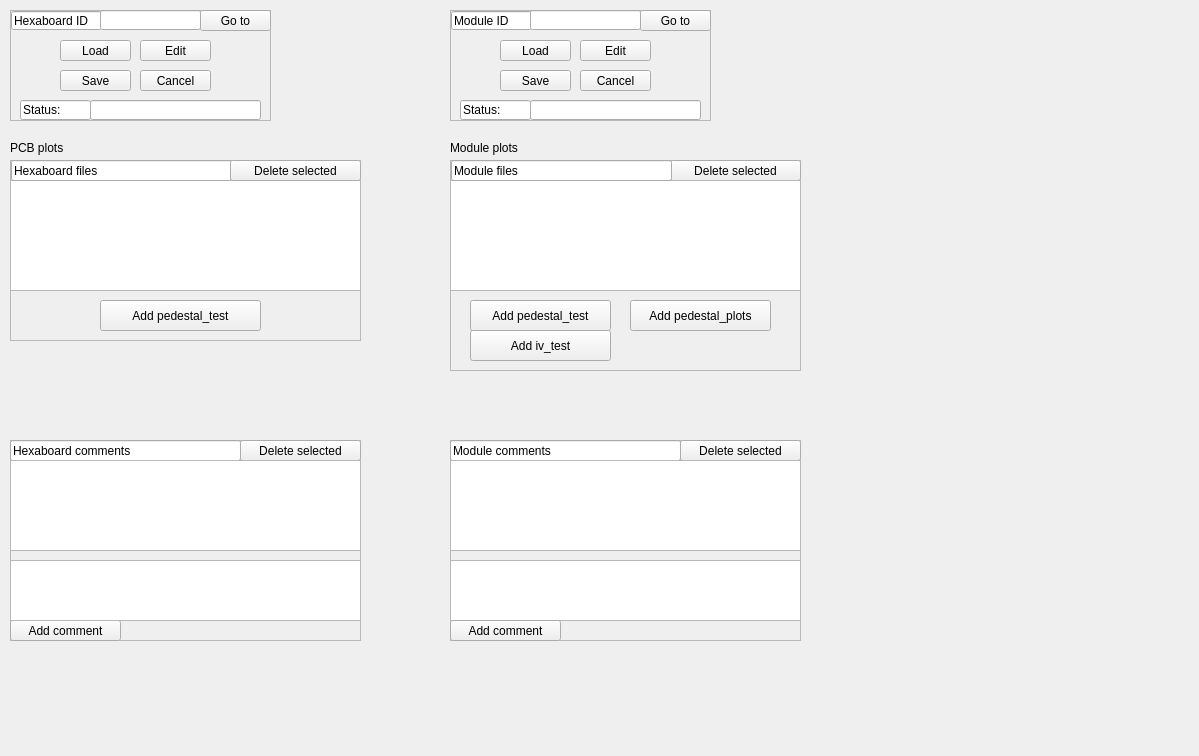
<?xml version="1.0" encoding="UTF-8"?>
<ui version="4.0">
 <class>Form</class>
 <widget class="QWidget" name="Form">
  <property name="geometry">
   <rect>
    <x>0</x>
    <y>0</y>
    <width>1199</width>
    <height>756</height>
   </rect>
  </property>
  <property name="windowTitle">
   <string>Form</string>
  </property>
  <widget class="QLabel" name="label_7">
   <property name="enabled">
    <bool>true</bool>
   </property>
   <property name="geometry">
    <rect>
     <x>10</x>
     <y>140</y>
     <width>241</width>
     <height>16</height>
    </rect>
   </property>
   <property name="text">
    <string>PCB plots</string>
   </property>
  </widget>
  <widget class="QLabel" name="label_8">
   <property name="enabled">
    <bool>true</bool>
   </property>
   <property name="geometry">
    <rect>
     <x>450</x>
     <y>140</y>
     <width>241</width>
     <height>16</height>
    </rect>
   </property>
   <property name="text">
    <string>Module plots</string>
   </property>
  </widget>
  <widget class="QFrame" name="frame">
   <property name="geometry">
    <rect>
     <x>10</x>
     <y>440</y>
     <width>351</width>
     <height>201</height>
    </rect>
   </property>
   <property name="frameShape">
    <enum>QFrame::StyledPanel</enum>
   </property>
   <property name="frameShadow">
    <enum>QFrame::Raised</enum>
   </property>
   <widget class="QPushButton" name="pbAddCommentPCB">
    <property name="geometry">
     <rect>
      <x>0</x>
      <y>180</y>
      <width>111</width>
      <height>21</height>
     </rect>
    </property>
    <property name="text">
     <string>Add comment</string>
    </property>
   </widget>
   <widget class="QPlainTextEdit" name="pteWriteCommentPCB">
    <property name="geometry">
     <rect>
      <x>0</x>
      <y>120</y>
      <width>351</width>
      <height>61</height>
     </rect>
    </property>
    <property name="plainText">
     <string/>
    </property>
   </widget>
   <widget class="QLineEdit" name="lineEdit_16">
    <property name="geometry">
     <rect>
      <x>0</x>
      <y>0</y>
      <width>231</width>
      <height>21</height>
     </rect>
    </property>
    <property name="text">
     <string>Hexaboard comments</string>
    </property>
    <property name="readOnly">
     <bool>true</bool>
    </property>
   </widget>
   <widget class="QPushButton" name="pbDeleteCommentPCB">
    <property name="geometry">
     <rect>
      <x>230</x>
      <y>0</y>
      <width>121</width>
      <height>21</height>
     </rect>
    </property>
    <property name="text">
     <string>Delete selected</string>
    </property>
   </widget>
   <widget class="QListWidget" name="listCommentsPCB">
    <property name="geometry">
     <rect>
      <x>0</x>
      <y>20</y>
      <width>351</width>
      <height>91</height>
     </rect>
    </property>
   </widget>
  </widget>
  <widget class="QFrame" name="frame_2">
   <property name="geometry">
    <rect>
     <x>450</x>
     <y>440</y>
     <width>351</width>
     <height>201</height>
    </rect>
   </property>
   <property name="frameShape">
    <enum>QFrame::StyledPanel</enum>
   </property>
   <property name="frameShadow">
    <enum>QFrame::Raised</enum>
   </property>
   <widget class="QPushButton" name="pbDeleteCommentMod">
    <property name="geometry">
     <rect>
      <x>230</x>
      <y>0</y>
      <width>121</width>
      <height>21</height>
     </rect>
    </property>
    <property name="text">
     <string>Delete selected</string>
    </property>
   </widget>
   <widget class="QPlainTextEdit" name="pteWriteCommentMod">
    <property name="geometry">
     <rect>
      <x>0</x>
      <y>120</y>
      <width>351</width>
      <height>61</height>
     </rect>
    </property>
    <property name="plainText">
     <string/>
    </property>
   </widget>
   <widget class="QLineEdit" name="lineEdit_19">
    <property name="geometry">
     <rect>
      <x>0</x>
      <y>0</y>
      <width>231</width>
      <height>21</height>
     </rect>
    </property>
    <property name="text">
     <string>Module comments</string>
    </property>
    <property name="readOnly">
     <bool>true</bool>
    </property>
   </widget>
   <widget class="QPushButton" name="pbAddCommentMod">
    <property name="geometry">
     <rect>
      <x>0</x>
      <y>180</y>
      <width>111</width>
      <height>21</height>
     </rect>
    </property>
    <property name="text">
     <string>Add comment</string>
    </property>
   </widget>
   <widget class="QListWidget" name="listCommentsMod">
    <property name="geometry">
     <rect>
      <x>0</x>
      <y>20</y>
      <width>351</width>
      <height>91</height>
     </rect>
    </property>
   </widget>
  </widget>
  <widget class="QFrame" name="frame_3">
   <property name="geometry">
    <rect>
     <x>450</x>
     <y>160</y>
     <width>351</width>
     <height>211</height>
    </rect>
   </property>
   <property name="frameShape">
    <enum>QFrame::StyledPanel</enum>
   </property>
   <property name="frameShadow">
    <enum>QFrame::Raised</enum>
   </property>
   <widget class="QPushButton" name="pbDeleteFilesMod">
    <property name="geometry">
     <rect>
      <x>220</x>
      <y>0</y>
      <width>131</width>
      <height>21</height>
     </rect>
    </property>
    <property name="text">
     <string>Delete selected</string>
    </property>
   </widget>
   <widget class="QListWidget" name="listFilesMod">
    <property name="geometry">
     <rect>
      <x>0</x>
      <y>20</y>
      <width>351</width>
      <height>111</height>
     </rect>
    </property>
    <property name="toolTip">
     <string>ID (date sent) (SENDER to RECEIVER)</string>
    </property>
   </widget>
   <widget class="QLineEdit" name="lineEdit_18">
    <property name="geometry">
     <rect>
      <x>1</x>
      <y>0</y>
      <width>221</width>
      <height>21</height>
     </rect>
    </property>
    <property name="text">
     <string>Module files</string>
    </property>
    <property name="readOnly">
     <bool>true</bool>
    </property>
   </widget>
   <widget class="QPushButton" name="pbAddPedTestMod">
    <property name="geometry">
     <rect>
      <x>20</x>
      <y>140</y>
      <width>141</width>
      <height>31</height>
     </rect>
    </property>
    <property name="text">
     <string>Add pedestal_test</string>
    </property>
   </widget>
   <widget class="QPushButton" name="pbAddPedPlotsMod">
    <property name="geometry">
     <rect>
      <x>180</x>
      <y>140</y>
      <width>141</width>
      <height>31</height>
     </rect>
    </property>
    <property name="text">
     <string>Add pedestal_plots</string>
    </property>
   </widget>
   <widget class="QPushButton" name="pbAddIVTestMod">
    <property name="geometry">
     <rect>
      <x>20</x>
      <y>170</y>
      <width>141</width>
      <height>31</height>
     </rect>
    </property>
    <property name="text">
     <string>Add iv_test</string>
    </property>
   </widget>
  </widget>
  <widget class="QFrame" name="frame_4">
   <property name="geometry">
    <rect>
     <x>10</x>
     <y>160</y>
     <width>351</width>
     <height>181</height>
    </rect>
   </property>
   <property name="frameShape">
    <enum>QFrame::StyledPanel</enum>
   </property>
   <property name="frameShadow">
    <enum>QFrame::Raised</enum>
   </property>
   <widget class="QPushButton" name="pbAddPedTestPCB">
    <property name="geometry">
     <rect>
      <x>90</x>
      <y>140</y>
      <width>161</width>
      <height>31</height>
     </rect>
    </property>
    <property name="text">
     <string>Add pedestal_test</string>
    </property>
   </widget>
   <widget class="QListWidget" name="listFilesPCB">
    <property name="geometry">
     <rect>
      <x>0</x>
      <y>20</y>
      <width>351</width>
      <height>111</height>
     </rect>
    </property>
    <property name="toolTip">
     <string>ID (date sent) (SENDER to RECEIVER)</string>
    </property>
   </widget>
   <widget class="QLineEdit" name="lineEdit_17">
    <property name="geometry">
     <rect>
      <x>1</x>
      <y>0</y>
      <width>221</width>
      <height>21</height>
     </rect>
    </property>
    <property name="text">
     <string>Hexaboard files</string>
    </property>
    <property name="readOnly">
     <bool>true</bool>
    </property>
   </widget>
   <widget class="QPushButton" name="pbDeleteFilesPCB">
    <property name="geometry">
     <rect>
      <x>220</x>
      <y>0</y>
      <width>131</width>
      <height>21</height>
     </rect>
    </property>
    <property name="text">
     <string>Delete selected</string>
    </property>
   </widget>
  </widget>
  <widget class="QFrame" name="frame_6">
   <property name="geometry">
    <rect>
     <x>450</x>
     <y>10</y>
     <width>261</width>
     <height>111</height>
    </rect>
   </property>
   <property name="frameShape">
    <enum>QFrame::StyledPanel</enum>
   </property>
   <property name="frameShadow">
    <enum>QFrame::Plain</enum>
   </property>
   <widget class="QPushButton" name="pbSaveMod">
    <property name="geometry">
     <rect>
      <x>50</x>
      <y>60</y>
      <width>71</width>
      <height>21</height>
     </rect>
    </property>
    <property name="text">
     <string>Save</string>
    </property>
   </widget>
   <widget class="QPushButton" name="pbEditMod">
    <property name="geometry">
     <rect>
      <x>130</x>
      <y>30</y>
      <width>71</width>
      <height>21</height>
     </rect>
    </property>
    <property name="text">
     <string>Edit</string>
    </property>
   </widget>
   <widget class="QPushButton" name="pbCancelMod">
    <property name="geometry">
     <rect>
      <x>130</x>
      <y>60</y>
      <width>71</width>
      <height>21</height>
     </rect>
    </property>
    <property name="text">
     <string>Cancel</string>
    </property>
   </widget>
   <widget class="QLineEdit" name="lineEdit_3">
    <property name="geometry">
     <rect>
      <x>1</x>
      <y>1</y>
      <width>81</width>
      <height>19</height>
     </rect>
    </property>
    <property name="text">
     <string>Module ID</string>
    </property>
    <property name="readOnly">
     <bool>true</bool>
    </property>
   </widget>
   <widget class="QLineEdit" name="leIDMod">
    <property name="geometry">
     <rect>
      <x>80</x>
      <y>0</y>
      <width>111</width>
      <height>20</height>
     </rect>
    </property>
    <property name="text">
     <string/>
    </property>
    <property name="readOnly">
     <bool>true</bool>
    </property>
   </widget>
   <widget class="QLineEdit" name="leStatusMod">
    <property name="geometry">
     <rect>
      <x>80</x>
      <y>90</y>
      <width>171</width>
      <height>20</height>
     </rect>
    </property>
    <property name="text">
     <string/>
    </property>
    <property name="readOnly">
     <bool>true</bool>
    </property>
   </widget>
   <widget class="QPushButton" name="pbLoadMod">
    <property name="geometry">
     <rect>
      <x>50</x>
      <y>30</y>
      <width>71</width>
      <height>21</height>
     </rect>
    </property>
    <property name="text">
     <string>Load</string>
    </property>
   </widget>
   <widget class="QLineEdit" name="lineEdit_27">
    <property name="geometry">
     <rect>
      <x>10</x>
      <y>90</y>
      <width>71</width>
      <height>20</height>
     </rect>
    </property>
    <property name="text">
     <string>Status:</string>
    </property>
    <property name="readOnly">
     <bool>true</bool>
    </property>
   </widget>
   <widget class="QPushButton" name="pbGoMod">
    <property name="geometry">
     <rect>
      <x>190</x>
      <y>0</y>
      <width>71</width>
      <height>21</height>
     </rect>
    </property>
    <property name="text">
     <string>Go to</string>
    </property>
   </widget>
  </widget>
  <widget class="QFrame" name="frame_7">
   <property name="geometry">
    <rect>
     <x>10</x>
     <y>10</y>
     <width>261</width>
     <height>111</height>
    </rect>
   </property>
   <property name="frameShape">
    <enum>QFrame::StyledPanel</enum>
   </property>
   <property name="frameShadow">
    <enum>QFrame::Plain</enum>
   </property>
   <widget class="QPushButton" name="pbSavePCB">
    <property name="geometry">
     <rect>
      <x>50</x>
      <y>60</y>
      <width>71</width>
      <height>21</height>
     </rect>
    </property>
    <property name="text">
     <string>Save</string>
    </property>
   </widget>
   <widget class="QPushButton" name="pbEditPCB">
    <property name="geometry">
     <rect>
      <x>130</x>
      <y>30</y>
      <width>71</width>
      <height>21</height>
     </rect>
    </property>
    <property name="text">
     <string>Edit</string>
    </property>
   </widget>
   <widget class="QPushButton" name="pbCancelPCB">
    <property name="geometry">
     <rect>
      <x>130</x>
      <y>60</y>
      <width>71</width>
      <height>21</height>
     </rect>
    </property>
    <property name="text">
     <string>Cancel</string>
    </property>
   </widget>
   <widget class="QLineEdit" name="lineEdit_4">
    <property name="geometry">
     <rect>
      <x>1</x>
      <y>1</y>
      <width>91</width>
      <height>19</height>
     </rect>
    </property>
    <property name="text">
     <string>Hexaboard ID</string>
    </property>
    <property name="readOnly">
     <bool>true</bool>
    </property>
   </widget>
   <widget class="QLineEdit" name="leIDPCB">
    <property name="geometry">
     <rect>
      <x>90</x>
      <y>0</y>
      <width>101</width>
      <height>20</height>
     </rect>
    </property>
    <property name="text">
     <string/>
    </property>
    <property name="readOnly">
     <bool>true</bool>
    </property>
   </widget>
   <widget class="QLineEdit" name="leStatusPCB">
    <property name="geometry">
     <rect>
      <x>80</x>
      <y>90</y>
      <width>171</width>
      <height>20</height>
     </rect>
    </property>
    <property name="text">
     <string/>
    </property>
    <property name="readOnly">
     <bool>true</bool>
    </property>
   </widget>
   <widget class="QPushButton" name="pbLoadPCB">
    <property name="geometry">
     <rect>
      <x>50</x>
      <y>30</y>
      <width>71</width>
      <height>21</height>
     </rect>
    </property>
    <property name="text">
     <string>Load</string>
    </property>
   </widget>
   <widget class="QLineEdit" name="lineEdit_28">
    <property name="geometry">
     <rect>
      <x>10</x>
      <y>90</y>
      <width>71</width>
      <height>20</height>
     </rect>
    </property>
    <property name="text">
     <string>Status:</string>
    </property>
    <property name="readOnly">
     <bool>true</bool>
    </property>
   </widget>
   <widget class="QPushButton" name="pbGoPCB">
    <property name="geometry">
     <rect>
      <x>190</x>
      <y>0</y>
      <width>71</width>
      <height>21</height>
     </rect>
    </property>
    <property name="text">
     <string>Go to</string>
    </property>
   </widget>
  </widget>
 </widget>
 <resources/>
 <connections/>
</ui>
